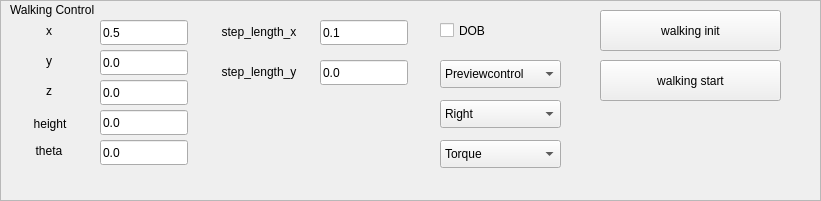
    <widget class="QFrame" name="frame_14">
     <property name="geometry">
      <rect>
       <x>10</x>
       <y>530</y>
       <width>821</width>
       <height>201</height>
      </rect>
     </property>
     <property name="frameShape">
      <enum>QFrame::StyledPanel</enum>
     </property>
     <property name="frameShadow">
      <enum>QFrame::Raised</enum>
     </property>
     <widget class="QCheckBox" name="checkBox_dob">
      <property name="geometry">
       <rect>
        <x>440</x>
        <y>0</y>
        <width>201</width>
        <height>61</height>
       </rect>
      </property>
      <property name="text">
       <string>DOB</string>
      </property>
     </widget>
     <widget class="QComboBox" name="walking_pattern">
      <property name="geometry">
       <rect>
        <x>440</x>
        <y>60</y>
        <width>121</width>
        <height>28</height>
       </rect>
      </property>
      <item>
       <property name="text">
        <string>Previewcontrol</string>
       </property>
      </item>
      <item>
       <property name="text">
        <string>DCM</string>
       </property>
      </item>
      <item>
       <property name="text">
        <string>MPC</string>
       </property>
      </item>
     </widget>
     <widget class="QComboBox" name="step_mode">
      <property name="geometry">
       <rect>
        <x>440</x>
        <y>100</y>
        <width>121</width>
        <height>28</height>
       </rect>
      </property>
      <item>
       <property name="text">
        <string>Right</string>
       </property>
      </item>
      <item>
       <property name="text">
        <string>Left</string>
       </property>
      </item>
     </widget>
     <widget class="QComboBox" name="ik_mode">
      <property name="geometry">
       <rect>
        <x>440</x>
        <y>140</y>
        <width>121</width>
        <height>28</height>
       </rect>
      </property>
      <item>
       <property name="text">
        <string>Torque</string>
       </property>
      </item>
      <item>
       <property name="text">
        <string>IK</string>
       </property>
      </item>
      <item>
       <property name="text">
        <string>Jacobian</string>
       </property>
      </item>
     </widget>
     <widget class="QLabel" name="walking_x">
      <property name="geometry">
       <rect>
        <x>0</x>
        <y>20</y>
        <width>98</width>
        <height>21</height>
       </rect>
      </property>
      <property name="sizePolicy">
       <sizepolicy hsizetype="Minimum" vsizetype="Preferred">
        <horstretch>0</horstretch>
        <verstretch>0</verstretch>
       </sizepolicy>
      </property>
      <property name="minimumSize">
       <size>
        <width>40</width>
        <height>0</height>
       </size>
      </property>
      <property name="text">
       <string>x</string>
      </property>
      <property name="alignment">
       <set>Qt::AlignCenter</set>
      </property>
     </widget>
     <widget class="QLabel" name="label_88">
      <property name="geometry">
       <rect>
        <x>10</x>
        <y>0</y>
        <width>131</width>
        <height>20</height>
       </rect>
      </property>
      <property name="text">
       <string>Walking Control</string>
      </property>
     </widget>
     <widget class="QLabel" name="walking_y">
      <property name="geometry">
       <rect>
        <x>0</x>
        <y>50</y>
        <width>98</width>
        <height>21</height>
       </rect>
      </property>
      <property name="sizePolicy">
       <sizepolicy hsizetype="Minimum" vsizetype="Preferred">
        <horstretch>0</horstretch>
        <verstretch>0</verstretch>
       </sizepolicy>
      </property>
      <property name="minimumSize">
       <size>
        <width>40</width>
        <height>0</height>
       </size>
      </property>
      <property name="text">
       <string>y</string>
      </property>
      <property name="alignment">
       <set>Qt::AlignCenter</set>
      </property>
     </widget>
     <widget class="QLineEdit" name="text_walking_x">
      <property name="geometry">
       <rect>
        <x>100</x>
        <y>20</y>
        <width>88</width>
        <height>25</height>
       </rect>
      </property>
      <property name="text">
       <string>0.5</string>
      </property>
     </widget>
     <widget class="QLineEdit" name="text_walking_y">
      <property name="geometry">
       <rect>
        <x>100</x>
        <y>50</y>
        <width>88</width>
        <height>25</height>
       </rect>
      </property>
      <property name="text">
       <string>0.0</string>
      </property>
     </widget>
     <widget class="QLabel" name="walking_z">
      <property name="geometry">
       <rect>
        <x>0</x>
        <y>80</y>
        <width>98</width>
        <height>21</height>
       </rect>
      </property>
      <property name="sizePolicy">
       <sizepolicy hsizetype="Minimum" vsizetype="Preferred">
        <horstretch>0</horstretch>
        <verstretch>0</verstretch>
       </sizepolicy>
      </property>
      <property name="minimumSize">
       <size>
        <width>40</width>
        <height>0</height>
       </size>
      </property>
      <property name="text">
       <string>z</string>
      </property>
      <property name="alignment">
       <set>Qt::AlignCenter</set>
      </property>
     </widget>
     <widget class="QLineEdit" name="text_walking_z">
      <property name="geometry">
       <rect>
        <x>100</x>
        <y>80</y>
        <width>88</width>
        <height>25</height>
       </rect>
      </property>
      <property name="text">
       <string>0.0</string>
      </property>
     </widget>
     <widget class="QLabel" name="walking_height">
      <property name="geometry">
       <rect>
        <x>0</x>
        <y>113</y>
        <width>100</width>
        <height>21</height>
       </rect>
      </property>
      <property name="text">
       <string>height</string>
      </property>
      <property name="alignment">
       <set>Qt::AlignCenter</set>
      </property>
     </widget>
     <widget class="QLineEdit" name="text_walking_height">
      <property name="geometry">
       <rect>
        <x>100</x>
        <y>110</y>
        <width>88</width>
        <height>25</height>
       </rect>
      </property>
      <property name="text">
       <string>0.0</string>
      </property>
     </widget>
     <widget class="QLabel" name="walking_theta">
      <property name="geometry">
       <rect>
        <x>0</x>
        <y>135</y>
        <width>98</width>
        <height>31</height>
       </rect>
      </property>
      <property name="text">
       <string>theta</string>
      </property>
      <property name="alignment">
       <set>Qt::AlignCenter</set>
      </property>
     </widget>
     <widget class="QLineEdit" name="text_walking_theta">
      <property name="geometry">
       <rect>
        <x>100</x>
        <y>140</y>
        <width>88</width>
        <height>25</height>
       </rect>
      </property>
      <property name="text">
       <string>0.0</string>
      </property>
     </widget>
     <widget class="QLabel" name="walking_steplengthx">
      <property name="geometry">
       <rect>
        <x>210</x>
        <y>-60</y>
        <width>98</width>
        <height>184</height>
       </rect>
      </property>
      <property name="text">
       <string>step_length_x</string>
      </property>
      <property name="alignment">
       <set>Qt::AlignCenter</set>
      </property>
     </widget>
     <widget class="QLineEdit" name="text_walking_steplengthx">
      <property name="geometry">
       <rect>
        <x>320</x>
        <y>20</y>
        <width>88</width>
        <height>25</height>
       </rect>
      </property>
      <property name="text">
       <string>0.1</string>
      </property>
     </widget>
     <widget class="QLabel" name="walking_steplengthy">
      <property name="geometry">
       <rect>
        <x>210</x>
        <y>-115</y>
        <width>98</width>
        <height>374</height>
       </rect>
      </property>
      <property name="text">
       <string>step_length_y</string>
      </property>
      <property name="alignment">
       <set>Qt::AlignCenter</set>
      </property>
     </widget>
     <widget class="QLineEdit" name="text_walking_steplengthy">
      <property name="geometry">
       <rect>
        <x>320</x>
        <y>60</y>
        <width>88</width>
        <height>25</height>
       </rect>
      </property>
      <property name="text">
       <string>0.0</string>
      </property>
     </widget>
     <widget class="QPushButton" name="walkinginit_btn">
      <property name="geometry">
       <rect>
        <x>600</x>
        <y>10</y>
        <width>181</width>
        <height>41</height>
       </rect>
      </property>
      <property name="text">
       <string>walking init</string>
      </property>
     </widget>
     <widget class="QPushButton" name="walkingstart_btn">
      <property name="geometry">
       <rect>
        <x>600</x>
        <y>60</y>
        <width>181</width>
        <height>41</height>
       </rect>
      </property>
      <property name="text">
       <string>walking start</string>
      </property>
     </widget>
    </widget>
